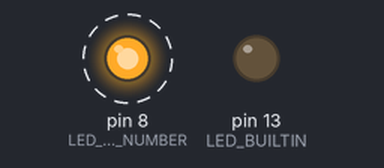
Bench run of a sketch on a simulated Arduino Uno, built with avr-gcc and run on an emulated ATmega328P. Parts: output pins drawn as LEDs (lit = HIGH). Dashed ring = blinking.

Above: at 0.2 s.
Timing chart, 0 to 3.0 s (numbered marks = the images above):
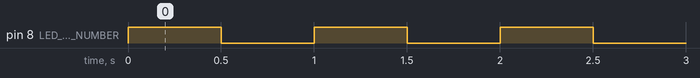

The sketch:

intro-microcontrollers-lab-002.ino
```cpp
#define LED_ON_DURATION_MILLISECONDS  500
#define LED_OFF_DURATION_MILLISECONDS 500

#define LED_PIN_NUMBER 8

void setup() {
  // put your setup code here, to run once:

  pinMode(LED_BUILTIN, OUTPUT);
  pinMode(LED_PIN_NUMBER, OUTPUT);

  digitalWrite(LED_BUILTIN, LOW);
  digitalWrite(LED_PIN_NUMBER, LOW);
}

void loop() {
  // put your main code here, to run repeatedly:

  digitalWrite(LED_PIN_NUMBER, HIGH);
  delay(LED_ON_DURATION_MILLISECONDS);

  digitalWrite(LED_PIN_NUMBER, LOW);
  delay(LED_OFF_DURATION_MILLISECONDS);
}
```

Measured:
- by itself, pin 8 (LED_PIN_NUMBER): alternates HIGH for 0.50 s and LOW for 0.50 s
